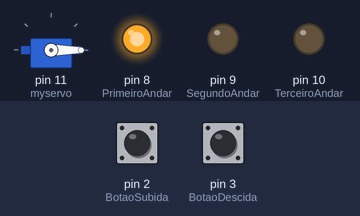
Bench run of a sketch on a simulated Arduino Uno, built with avr-gcc and run on an emulated ATmega328P. Shown: servo, output pins drawn as LEDs (lit = HIGH). The inputs (shaded band) are chosen by the test bench; at power-on: pin 2 (BotaoSubida) HIGH, pin 3 (BotaoDescida) HIGH.

Above: at 1.2 s.
1.3 s: pin 2 (BotaoSubida) pulled LOW for 0.15 s
At 1.9 s:
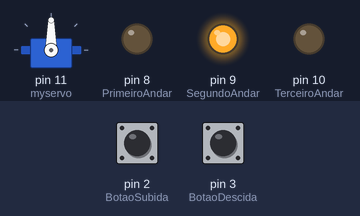
2.9 s: pin 3 (BotaoDescida) pulled LOW for 0.15 s
At 4.1 s:
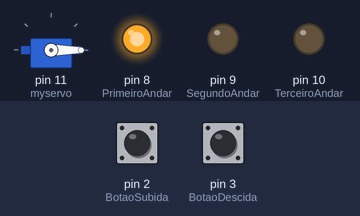
4.5 s: pin 2 (BotaoSubida) pulled LOW for 1 s
At 5.5 s:
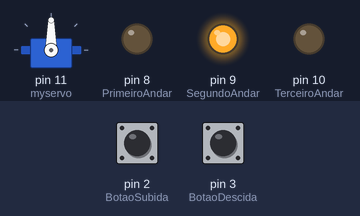
7.0 s: pin 2 (BotaoSubida) pulled LOW for 0.15 s
At 7.4 s:
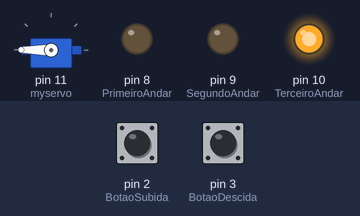
8.6 s: pin 3 (BotaoDescida) pulled LOW for 1 s
At 9.8 s:
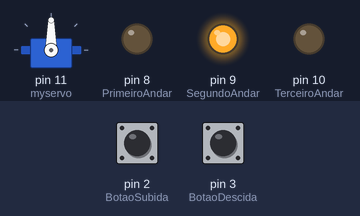
11.1 s: pin 2 (BotaoSubida) pulled LOW for 3.2 s
At 11.7 s:
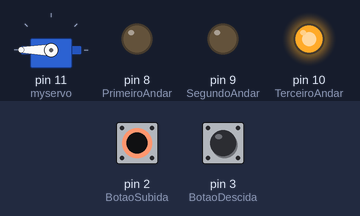
Timing chart, 0 to 14.1 s (numbered marks = the images above; inputs shaded):
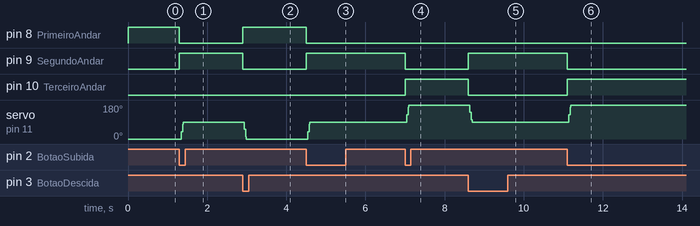

The sketch:

Elevador_com_Interrup__o_Externa_1.ino
```cpp
#include <Servo.h>
 int PrimeiroAndar = 8;
 int SegundoAndar = 9;
 int TerceiroAndar = 10;
 int BotaoSubida = 2;
 int BotaoDescida = 3;
 int pos = 0;
Servo myservo;

void setup(){
  pinMode(BotaoSubida,INPUT);
  pinMode(BotaoDescida,INPUT);
  pinMode(PrimeiroAndar,OUTPUT);
  pinMode(SegundoAndar ,OUTPUT);
  pinMode(TerceiroAndar,OUTPUT);
  myservo.attach(11);

  digitalWrite(PrimeiroAndar,HIGH);

  attachInterrupt(digitalPinToInterrupt(BotaoSubida),Subida,FALLING);
  attachInterrupt(digitalPinToInterrupt(BotaoDescida),Descida,FALLING);
}

void loop() {
  myservo.write(pos);

}


void Subida(){
    if (pos==0){
   digitalWrite(PrimeiroAndar,LOW);
   digitalWrite(SegundoAndar,HIGH);
    for (pos = 0; pos <90; pos += 1) {
   			 myservo.write(pos);
 			 delay(15);
 	 }
  }else if (pos==90){
  	 digitalWrite(SegundoAndar,LOW);
      digitalWrite(TerceiroAndar,HIGH);
   	 for (pos = 90; pos <180; pos += 1) {
   			 myservo.write(pos);
 			 delay(15);

 	 }
  }

}


void Descida(){
   if (pos==180){
   digitalWrite(TerceiroAndar,LOW);
    for (pos = 180; pos >90; pos -= 1) {
   			 myservo.write(pos);
 			 delay(15);
       digitalWrite(SegundoAndar,HIGH);
 	 }
  }else if (pos==90){
   digitalWrite(SegundoAndar,LOW);
    for (pos = 90; pos >0; pos -= 1) {
   			 myservo.write(pos);
 			 delay(15);
       digitalWrite(PrimeiroAndar,HIGH);
 	 }
  }


}
```

Measured:
- after the input at 1.3 s, pin 8 (PrimeiroAndar): HIGH → LOW at once; pin 9 (SegundoAndar): LOW → HIGH at once; servo on pin 11 (myservo): 0° → 90° at once
- after the input at 2.9 s, pin 8 (PrimeiroAndar): LOW → HIGH at once; pin 9 (SegundoAndar): HIGH → LOW at once; servo on pin 11 (myservo): 90° → 0° at once
- after the input at 4.5 s, pin 8 (PrimeiroAndar): HIGH → LOW at once; pin 9 (SegundoAndar): LOW → HIGH at once; servo on pin 11 (myservo): 0° → 90° at once
- after the input at 7.0 s, pin 9 (SegundoAndar): HIGH → LOW at once; pin 10 (TerceiroAndar): LOW → HIGH at once; servo on pin 11 (myservo): 90° → 180° at once
- after the input at 8.6 s, pin 9 (SegundoAndar): LOW → HIGH at once; pin 10 (TerceiroAndar): HIGH → LOW at once; servo on pin 11 (myservo): 180° → 90° at once
- after the input at 11.1 s, pin 9 (SegundoAndar): HIGH → LOW at once; pin 10 (TerceiroAndar): LOW → HIGH at once; servo on pin 11 (myservo): 90° → 180° at once
